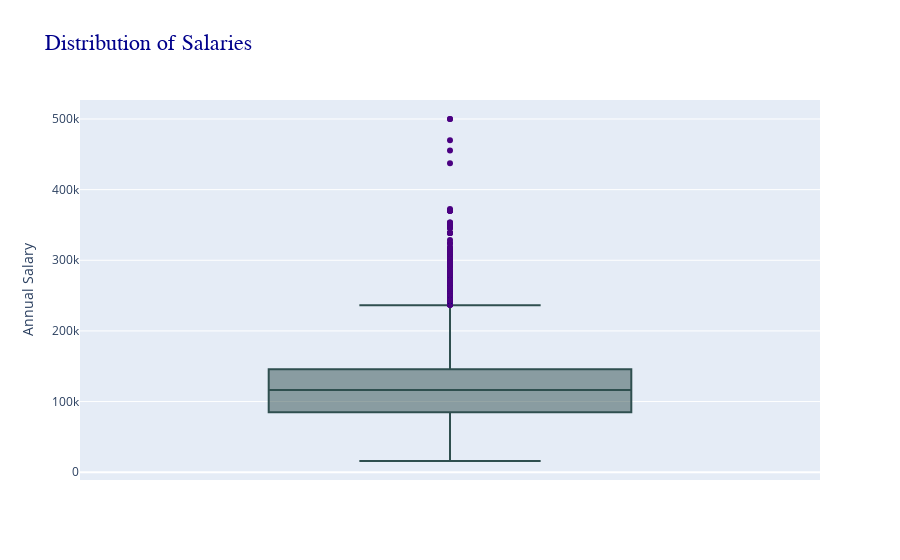

Notebook cell for this chart:
### Markdown cell above
*__Box Plot for SALARY__ (visually looking for potential outliers)*

### Code cell
df_pd = Jobs_lgt_filter.select("SALARY").to_pandas()

fig = px.box(df_pd, y="SALARY", title="Distribution of Salaries")
fig.update_traces(marker_color="indigo", line_color="darkslategray")
fig.update_layout(
    yaxis_title="Annual Salary",
    height=600,
    title_font=dict(size=22, family="Arial", color="darkblue"),
)
fig.show()

### Figure 1 — Plotly figure (JSON) as saved in the notebook; plotly's stock layout.template omitted (floating-point values rounded to 4 significant figures; data arrays with more than 128 entries replaced by an {"elided": "..."} marker saying what was removed)
{"data": [{"alignmentgroup": "True", "hovertemplate": "SALARY=%{y}<extra></extra>", "legendgroup": "", "line": {"color": "darkslategray"}, "marker": {"color": "indigo"}, "name": "", "notched": false, "offsetgroup": "", "orientation": "v", "showlegend": false, "type": "box", "x0": " ", "xaxis": "x", "y": {"elided": "30808 int values"}, "y0": " ", "yaxis": "y"}], "layout": {"autosize": true, "boxmode": "group", "legend": {"tracegroupgap": 0}, "title": {"font": {"color": "darkblue", "family": "Arial", "size": 22}, "text": "Distribution of Salaries"}, "xaxis": {"anchor": "y", "autorange": true, "domain": [0, 1], "range": [-0.5, 0.5], "type": "category"}, "yaxis": {"anchor": "x", "autorange": true, "domain": [0, 1], "range": [-11040.0, 526900.0], "title": {"text": "Annual Salary"}, "type": "linear"}}}
